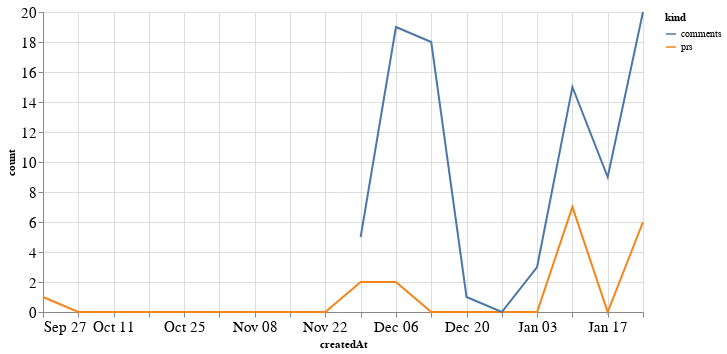

Here is the notebook cell this chart was saved with:
### Code cell
alt.Chart(total_time, width=600).mark_line().encode(
    x='createdAt',
    y='count',
    color='kind'
)

### Figure 1 — Vega-Lite specification as saved in the notebook (floating-point values rounded to 4 significant figures)
{"config": {"axisLeft": {"labelFontSize": 15}, "axisBottom": {"labelFontSize": 15}}, "data": {"name": "data-4e5034cd9e268ecb911dd6433dbe06da"}, "mark": "line", "encoding": {"color": {"type": "nominal", "field": "kind"}, "x": {"type": "temporal", "field": "createdAt"}, "y": {"type": "quantitative", "field": "count"}}, "width": 600, "$schema": "https://vega.github.io/schema/vega-lite/v4.8.1.json", "datasets": {"data-4e5034cd9e268ecb911dd6433dbe06da": [{"createdAt": "2020-09-27T00:00:00", "kind": "prs", "count": 1.0}, {"createdAt": "2020-10-04T00:00:00", "kind": "prs", "count": 0.0}, {"createdAt": "2020-10-11T00:00:00", "kind": "prs", "count": 0.0}, {"createdAt": "2020-10-18T00:00:00", "kind": "prs", "count": 0.0}, {"createdAt": "2020-10-25T00:00:00", "kind": "prs", "count": 0.0}, {"createdAt": "2020-11-01T00:00:00", "kind": "prs", "count": 0.0}, {"createdAt": "2020-11-08T00:00:00", "kind": "prs", "count": 0.0}, {"createdAt": "2020-11-15T00:00:00", "kind": "prs", "count": 0.0}, {"createdAt": "2020-11-22T00:00:00", "kind": "prs", "count": 0.0}, {"createdAt": "2020-11-29T00:00:00", "kind": "prs", "count": 2.0}, {"createdAt": "2020-12-06T00:00:00", "kind": "prs", "count": 2.0}, {"createdAt": "2020-12-13T00:00:00", "kind": "prs", "count": 0.0}, {"createdAt": "2020-12-20T00:00:00", "kind": "prs", "count": 0.0}, {"createdAt": "2020-12-27T00:00:00", "kind": "prs", "count": 0.0}, {"createdAt": "2021-01-03T00:00:00", "kind": "prs", "count": 0.0}, {"createdAt": "2021-01-10T00:00:00", "kind": "prs", "count": 7.0}, {"createdAt": "2021-01-17T00:00:00", "kind": "prs", "count": 0.0}, {"createdAt": "2021-01-24T00:00:00", "kind": "prs", "count": 6.0}, {"createdAt": "2020-09-27T00:00:00", "kind": "comments", "count": null}, {"createdAt": "2020-10-04T00:00:00", "kind": "comments", "count": null}, {"createdAt": "2020-10-11T00:00:00", "kind": "comments", "count": null}, {"createdAt": "2020-10-18T00:00:00", "kind": "comments", "count": null}, {"createdAt": "2020-10-25T00:00:00", "kind": "comments", "count": null}, {"createdAt": "2020-11-01T00:00:00", "kind": "comments", "count": null}, {"createdAt": "2020-11-08T00:00:00", "kind": "comments", "count": null}, {"createdAt": "2020-11-15T00:00:00", "kind": "comments", "count": null}, {"createdAt": "2020-11-22T00:00:00", "kind": "comments", "count": null}, {"createdAt": "2020-11-29T00:00:00", "kind": "comments", "count": 5.0}, {"createdAt": "2020-12-06T00:00:00", "kind": "comments", "count": 19.0}, {"createdAt": "2020-12-13T00:00:00", "kind": "comments", "count": 18.0}, {"createdAt": "2020-12-20T00:00:00", "kind": "comments", "count": 1.0}, {"createdAt": "2020-12-27T00:00:00", "kind": "comments", "count": 0.0}, {"createdAt": "2021-01-03T00:00:00", "kind": "comments", "count": 3.0}, {"createdAt": "2021-01-10T00:00:00", "kind": "comments", "count": 15.0}, {"createdAt": "2021-01-17T00:00:00", "kind": "comments", "count": 9.0}, {"createdAt": "2021-01-24T00:00:00", "kind": "comments", "count": 20.0}]}}
